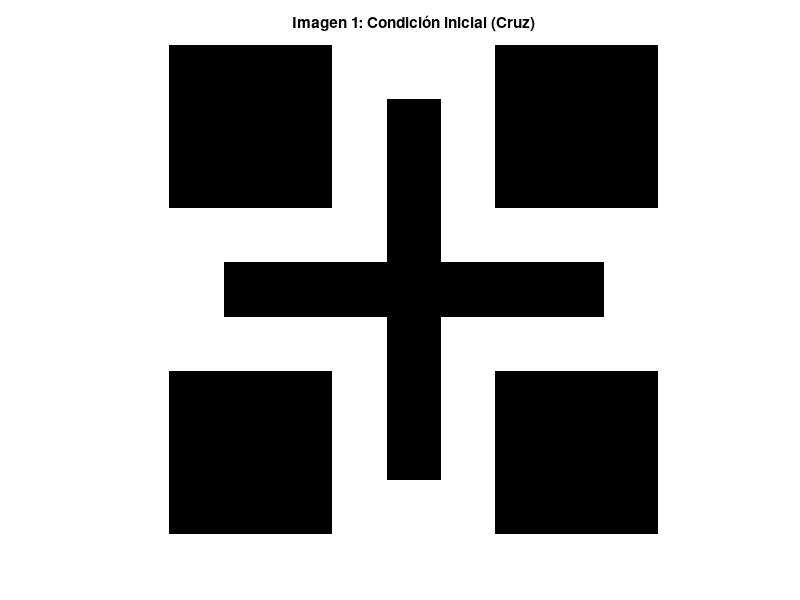
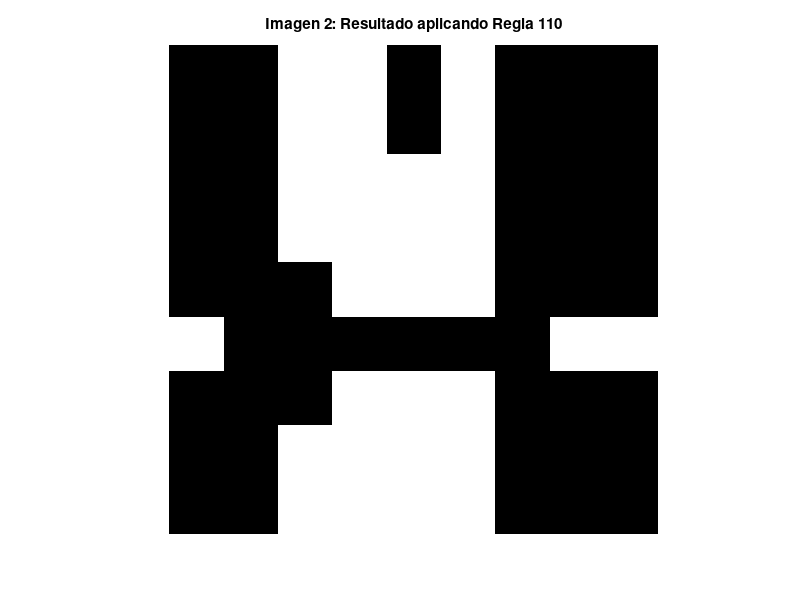

The MATLAB source for these figures, in order:
clear; clf;

% Regla 110: en formato binario de 8 bits
rule = [0 1 1 1 0 1 1 0];

% Condición inicial: cruz
initial = [ ...
    0 0 0 1 1 1 0 0 0;
    0 0 0 1 0 1 0 0 0;
    0 0 0 1 0 1 0 0 0;
    1 1 1 1 0 1 1 1 1;
    1 0 0 0 0 0 0 0 1;
    1 1 1 1 0 1 1 1 1;
    0 0 0 1 0 1 0 0 0;
    0 0 0 1 0 1 0 0 0;
    0 0 0 1 1 1 0 0 0];

% Inicialización de variables
[filas, columnas] = size(initial);
acel = initial;
bcel = zeros(filas, columnas);
mcel = zeros(filas, columnas);  % Para guardar resultado final (opcional)

% Evolución usando Regla 110 con frontera toroidal
for j = 1:filas
    for i = 1:columnas
        % Vecinos de la fila anterior
        fila_arriba = j - 1;
        if fila_arriba < 1, fila_arriba = filas; end

        izq = i - 1;
        der = i + 1;
        if izq < 1, izq = columnas; end
        if der > columnas, der = 1; end

        % Obtener el patrón de 3 bits
        suma = acel(fila_arriba, izq)*4 + acel(fila_arriba, i)*2 + acel(fila_arriba, der)*1;

        % Aplicar la regla 110
        bcel(j, i) = rule(suma + 1);  % +1 porque MATLAB/Octave indexa desde 1
    end
end

mcel = bcel;  % Guardar el resultado final si se desea

% Mostrar imagen 1: condición inicial
figure;
imshow(initial, 'InitialMagnification', 'fit');
title('Imagen 1: Condición inicial (Cruz)');
colormap([1 1 1; 0 0 0]);  % 0: blanco, 1: negro

% Mostrar imagen 2: resultado aplicando Regla 110
figure;
imshow(mcel, 'InitialMagnification', 'fit');
title('Imagen 2: Resultado aplicando Regla 110');
colormap([1 1 1; 0 0 0]);
